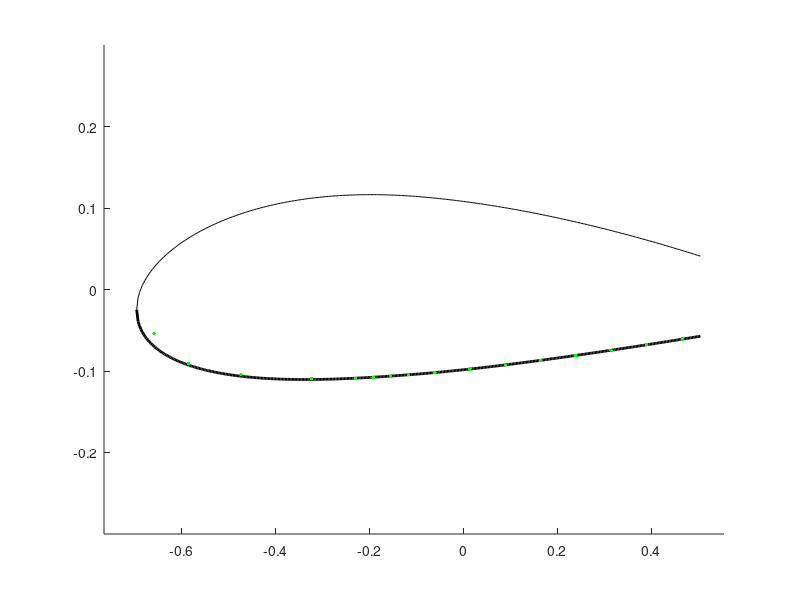

Reproduce this figure in MATLAB. (Note: this script raises an error after producing the figure.)
function [x_c, y_c, Ixx, Iyy, Ixy, skin, spar, str, caps, x_quarterchord] = build_airfoil()


clear all;
%% 2415 Airfoil 
m = 0.02;               % 
p = 0.4;                % max camber
t = 0.15;               % max thickness 
c = 1.5;                % chord length
nx = 500;               % number of increments
dx = c/nx;  
x = 0:dx:c;             % even spacing

%% Structural elements (arbitrary inputs for now)
skin.t = 0.001;                               % thickness of skin
spar.t = 0.025;                               % thickness of spar
str.A_upp = 5E-6;                            % area of each upper stringer
str.A_low = 5E-6;                            % area of each lower stringer
caps.A = 1E-5;                                % area of spar caps
spar.x = x(175);                                                      % choose x location of spar
str.x_upp = [x(1), x(50), x(150), x(200), x(250),x(300), x(350)];     % choose x locations of upper stringers
str.x_low = [x(1), x(50), x(150), x(200), x(250),x(300), x(350)];     % choose x locations of lower stringers

%% Create Airfoil from equation
yc = zeros(1,nx+1);
yt = zeros(1,nx+1);
yU0 = zeros(1,nx+1);
yL0 = zeros(1,nx+1);
theta = zeros(1,nx+1);
xb = p*c;
i_xb = xb/dx + 1;  

% NACA equation source: http://www.aerospaceweb.org/question/airfoils/q0041.shtml    
for i = 1:nx+1
    yt(i) = 5*t*c*(0.2969*sqrt(x(i)/c) - 0.1260*(x(i)/c) - 0.3516*(x(i)/c)^2 + 0.2843*(x(i)/c)^3 - 0.1015*(x(i)/c)^4);
    if i <= i_xb
        yc(i) = m*x(i)/p^2*(2*p - x(i)/c);
        theta(i) = atan(2*m/p^2*(p - x(i)/c));
    else
        yc(i) = m*(c - x(i))/(1-p)^2*(1 + x(i)/c - 2*p);
        theta(i) = atan(2*m/(1-p)^2*(p-x(i)/c));
    end
    yU0(i) = yc(i) + yt(i)*cos(theta(i));
    yL0(i) = yc(i) - yt(i)*cos(theta(i));
end

% The last 20% of the chord length of the airfoil was neglected under the assumption that
% this section contained flaps and ailerons, and would therefore not support aerodynamic loads.
i_xend = round(0.8*c/dx)+1;
x = x(1:i_xend);
yU = yU0(1:i_xend);
yL = yL0(1:i_xend);

%% Spars
spar.x = [spar.x,x(end)];                    % x location of spar
spar.n = length(spar.x);                     % number of spars
spar.i = round(spar.x./dx)+1;                % index of spars  
spar.h = yU(spar.i) - yL(spar.i);            % height of spar
spar.Cy = (yU(spar.i) + yL(spar.i))/2;       % y centroid of spar  
spar.A = spar.t*spar.h;                      % area of spar
spar.y_upp = yU(spar.i);
spar.y_low = yL(spar.i);

%% Stringers
str.n_upp = length(str.x_upp);                            % number of upper stringers
str.i_upp = round(str.x_upp./dx)+1;                       % indices of upper stringers
str.n_low = length(str.x_low);                            % number of lower stringers
str.i_low = round(str.x_low./dx)+1;                       % indices of lower stringers
str.y_upp = yU(str.i_upp);
str.y_low = yL(str.i_low);

%% Nodes (based on TA's definition: node = skin and spar cap)
node.x_upp = [str.x_upp,spar.x];            % x location of upper stringers and spars
node.x_upp = sort(node.x_upp);              % sort ascending
% skin should be broken into smaller elements for higher accuracy of calculation
% break one skin element into two by adding one more node in between
skin.x_upp = zeros(1,2*length(node.x_upp)-1);
for i = 1:length(node.x_upp)-1
    skin.x_upp(2*i-1) = node.x_upp(i);
    skin.x_upp(2*i) = (node.x_upp(i) + node.x_upp(i+1))/2;
end
skin.x_upp(end) = node.x_upp(end);

skin.i_upp = round(skin.x_upp/dx)+1;       % indices of skins
skin.n_upp = length(skin.x_upp)-1;         % number of upper skins
skin.l_upp = zeros(1,skin.n_upp);          % length of upper skins
skin.A_upp = zeros(1,skin.n_upp);          % area of upper skins
skin.Cx_upp = zeros(1,skin.n_upp);         % x centroid of upper skins
skin.Cy_upp = zeros(1,skin.n_upp);         % y centroid of upper skins

for i = 1:skin.n_upp
    skin.l_upp(i) = sqrt((yU(skin.i_upp(i+1)) - yU(skin.i_upp(i)))^2 + (skin.x_upp(i+1) - skin.x_upp(i))^2);  
    skin.A_upp(i) = skin.t*skin.l_upp(i);
    skin.Cx_upp(i) = (skin.x_upp(i+1) + skin.x_upp(i))/2;
    skin.Cy_upp(i) = (yU(skin.i_upp(i+1)) + yU(skin.i_upp(i)))/2;
end

% lower nodes
node.x_low = [str.x_low,spar.x];
node.x_low = sort(node.x_low);

skin.x_low = zeros(1,2*length(node.x_low)-1);
for i = 1:length(node.x_low)-1
    skin.x_low(2*i-1) = node.x_low(i);
    skin.x_low(2*i) = (node.x_low(i) + node.x_low(i+1))/2;
end
skin.x_low(end) = node.x_low(end);

skin.i_low = round(skin.x_low/dx)+1;
skin.n_low = length(skin.x_low)-1;
skin.l_low = zeros(1,skin.n_low);
skin.A_low = zeros(1,skin.n_low);
skin.Cx_low = zeros(1,skin.n_low);
skin.Cy_low = zeros(1,skin.n_low);

for i = 1:skin.n_low
    skin.l_low(i) = sqrt((yL(skin.i_low(i+1)) - yL(skin.i_low(i)))^2 + (skin.x_low(i+1) - skin.x_low(i))^2);
    skin.A_low(i) = skin.t*skin.l_low(i);
    skin.Cx_low(i) = (skin.x_low(i+1) + skin.x_low(i))/2;
    skin.Cy_low(i) = (yL(skin.i_low(i+1)) + yL(skin.i_low(i)))/2;
end

%% Spar Caps
caps.x = spar.x;
caps.n = 2*length(caps.x);
caps.y_upp = yU(spar.i);
caps.y_low = yL(spar.i);
caps.i = round(caps.x/dx)+1;
% Centroids of caps are at the x and y locations: caps.Cy = caps.C,

%% Centroid of the overall wing section
% initial value
Cx_sum = 2*(sum(caps.x.*caps.A)) + sum(str.x_upp.*str.A_upp) + sum(str.x_low.*str.A_low) + sum(spar.x.*spar.A) ...
         + sum(skin.Cx_low.*skin.A_low) + sum(skin.Cx_upp.*skin.A_upp);
Cy_sum = sum(caps.y_low.*caps.A) + sum(caps.y_upp.*caps.A) + sum(yU(str.i_upp).*str.A_upp) + sum(yL(str.i_low).*str.A_low) ... 
         + sum(spar.Cy.*spar.A) + sum(skin.Cy_low.*skin.A_low) + sum(skin.Cy_upp.*skin.A_upp);
A_sum = caps.A*caps.n + str.A_upp*str.n_upp + str.A_low*str.n_low + sum(spar.A) + sum(skin.A_low) + sum(skin.A_upp);

Cx = Cx_sum/A_sum;
Cy = Cy_sum/A_sum;

%% Leading Edge Origin Plot
% figure
% plot(x,yU,'k',x,yL,'k','Linewidth',2);
% ylim([-0.3 0.3])
% hold on
% xlim([0,c]);
% plot(str.x_upp,yU(str.i_upp),'or',str.x_low,yL(str.i_low),'or','markersize',5);
% % plot([x(1),x(1)],[yU(i(1)),yL(i(1))],'b',[x(end),x(end)],[yU(end),yL(end)],'b','Linewidth',3);
% rectangle('Position',[x(spar.i(1))-spar.t/2, yL(spar.i(1)), spar.t, yU(spar.i(1))-yL(spar.i(1))]);
% rectangle('Position',[x(spar.i(2))-spar.t/2, yL(spar.i(2)), spar.t, yU(spar.i(2))-yL(spar.i(2))]);
% plot(spar.x,yU(spar.i),'sg',spar.x,yL(spar.i),'sg','markersize',7);
% % plot([x(end),x(end)],[yU(end),yL(end)]);
% scatter(Cx,Cy,'m*')
% ylabel('y (m)')
% xlabel('x (m)')
% grid on

%% Area moments of inertia
for i = 1:length(spar.x)
    spar.Ixx(i) = (spar.t*spar.h(i)^3)/12 + spar.A(i)*(spar.Cy(i) - Cy)^2;
    spar.Iyy(i) = (spar.h(i)*spar.t^3)/12 + spar.A(i)*(spar.x(i) - Cx)^2;
    spar.Ixy(i) = spar.A(i)*(spar.Cy(i) - Cy)*(spar.x(i) - Cx);
end

for i = 1:skin.n_upp
    skin.Ixx_upp(i) = skin.A_upp(i)*(skin.Cy_upp(i) - Cy)^2;
    skin.Iyy_upp(i) = skin.A_upp(i)*(skin.Cx_upp(i) - Cx)^2;
    skin.Ixy_upp(i) = skin.A_upp(i)*(skin.Cy_upp(i) - Cy)*(skin.Cx_upp(i) - Cx);
end

for i = 1:skin.n_low
    skin.Ixx_low(i) = skin.A_low(i)*(skin.Cy_low(i) - Cy)^2;
    skin.Iyy_low(i) = skin.A_low(i)*(skin.Cx_low(i) - Cx)^2;
    skin.Ixy_low(i) = skin.A_low(i)*(skin.Cy_low(i) - Cy)*(skin.Cx_low(i) - Cx);
end

for i = 1:str.n_upp
    str.Ixx_upp(i) = str.A_upp*(yU(str.i_upp(i)) - Cy)^2;
    str.Iyy_upp(i) = str.A_upp*(str.x_upp(i) - Cx)^2;
    str.Ixy_upp(i) = str.A_upp*(yU(str.i_upp(i)) - Cy)*(str.x_upp(i) - Cx);
end

for i = 1:str.n_low
    str.Ixx_low(i) = str.A_low*(yL(str.i_low(i)) - Cy)^2;
    str.Iyy_low(i) = str.A_low*(str.x_low(i) - Cx)^2;
    str.Ixy_low(i) = str.A_low*(yL(str.i_low(i)) - Cy)*(str.x_low(i) - Cx);
end

for i = 1:length(caps.x)
    caps.Ixx_upp(i) = caps.A*(caps.y_upp(i) - Cy)^2;
    caps.Iyy_upp(i) = caps.A*(caps.x(i) - Cx)^2;
    caps.Ixy_upp(i) = caps.A*(caps.y_upp(i) - Cy)*(caps.x(i) - Cx);
end

for i = 1:length(caps.x)
    caps.Ixx_low(i) = caps.A*(caps.y_low(i) - Cy)^2;
    caps.Iyy_low(i) = caps.A*(caps.x(i) - Cx)^2;
    caps.Ixy_low(i) = caps.A*(caps.y_low(i) - Cy)*(caps.x(i) - Cx);
end

Ixx = sum(spar.Ixx)+sum(skin.Ixx_upp)+sum(skin.Ixx_low)+sum(str.Ixx_upp)+sum(str.Ixx_low)+sum(caps.Ixx_low);
Iyy = sum(spar.Iyy)+sum(skin.Iyy_upp)+sum(skin.Iyy_low)+sum(str.Iyy_upp)+sum(str.Iyy_low)+sum(caps.Iyy_low);
Ixy = sum(spar.Ixy)+sum(skin.Ixy_upp)+sum(skin.Ixy_low)+sum(str.Ixy_upp)+sum(str.Ixy_low)+sum(caps.Ixy_low);


%%%%%%%%%%%%%%%%%%%%%%%%%%%%%%%%%%%%%%%%%%%%%%%%%%%%%%%%%%%%%%%%%%%%%%%%
%% BELOW CALCULATIONS ARE COORDINATE TRANSFORMATIONS FOR JARED's CODE %%
%%%%%%%%%%%%%%%%%%%%%%%%%%%%%%%%%%%%%%%%%%%%%%%%%%%%%%%%%%%%%%%%%%%%%%%%

%% Shift coordinate system to centroid-centered frame
% x's
spar.x_c = spar.x - Cx;
skin.x_upp_c = skin.Cx_upp - Cx;
skin.x_low_c = skin.Cx_low - Cx;
str.x_upp_c = str.x_upp - Cx;
str.x_low_c = str.x_low - Cx;
caps.x_upp_c = caps.x - Cx;
caps.x_low_c = caps.x - Cx;

% y's (Cy's are y's for point-components)
skin.y_upp_c = skin.Cy_upp - Cy;
skin.y_low_c = skin.Cy_low - Cy;
str.y_upp_c = str.y_upp - Cy;
str.y_low_c = str.y_low - Cy;
caps.y_upp_c = caps.y_upp - Cy;
caps.y_low_c = caps.y_low - Cy;

%% Make CCW coordinate system for shear flow
x_CCW = zeros(1,length(x));
yU_CCW = zeros(1,length(x));
yL_CCW = zeros(1,length(x));

for i = 1:length(x)
    x_CCW(i) = x(end - i + 1);
    yU_CCW(i) = yU(end - i + 1);
    yL_CCW(i) = yL(end - i + 1);
end
y_CCW = [yU_CCW yL_CCW(end:-1:1)];         
x_CCW = [x_CCW x(1:end)];

spar.i_CCW = length(x) - spar.i + 1;
spar.i_CCW = sort([spar.i_CCW, (length(x) + spar.i - 1)]); 
skin.i_CCW = length(x) - skin.i_upp + 1;
skin.i_CCW = sort([skin.i_CCW, (length(x) + skin.i_low - 1)]);
str.i_CCW = length(x) - str.i_upp + 1;
str.i_CCW = sort([str.i_CCW, (length(x) + str.i_low - 1)]);
caps.i_CCW = spar.i_CCW;

x_c = x_CCW - Cx;
y_c = y_CCW - Cy;

x_quarterchord = (max(x_c)-min(x_c))/4 + min(x_c);


%% Centroid-centered plot
figure
hold on
plot(x-Cx,yU-Cy,'k',x-Cx,yL-Cy,'k','Linewidth',2);
ylim([-0.3 0.3])
xlim([1.1*(-Cx),1.1*(x(end)-Cx)]);
p.skin_upp = plot(skin.x_low_c, skin.y_low_c, 'g.', 'markersize',8);
p.skin_low = plot(skin.x_upp_c, skin.y_upp_c, 'g.','markersize',8);
p.str_upp  = plot(str.x_low_c, str.y_low_c, 'or', 'markersize',5);
p.str_low  = plot(str.x_low_c, str.y_low_c, 'or', 'markersize',5);
p.spar1    = plot(spar.x_c(1), 0.5*(spar.y_upp(1) + spar.y_low(1)) - Cy, 'bx', 'markersize', 8);
p.spar2    = plot(spar.x_c(2), 0.5*(spar.y_upp(2) + spar.y_low(2)) - Cy, 'bx', 'markersize', 8);
p.caps_upp = plot(caps.x_upp_c, caps.y_upp_c, 'sm', 'markersize', 10);
p.caps_low = plot(caps.x_low_c, caps.y_low_c, 'sm', 'markersize', 10);
rectangle('Position',[x(spar.i(1))-spar.t/2-Cx, yL(spar.i(1))-Cy, spar.t, yU(spar.i(1))-yL(spar.i(1))]);
rectangle('Position',[x(spar.i(2))-spar.t/2-Cx, yL(spar.i(2))-Cy, spar.t, yU(spar.i(2))-yL(spar.i(2))]);
p.centroid = plot(0,0,'r*', 'markersize', 10);
legend([p.centroid, p.skin_upp, p.str_upp, p.spar1, p.caps_upp],'Overall Centroid', 'Skin', 'Stringer', 'Spar', 'Spar Cap');
ylabel('y (m)')
xlabel('x (m)')
grid on

disp('build_airfoil complete');
